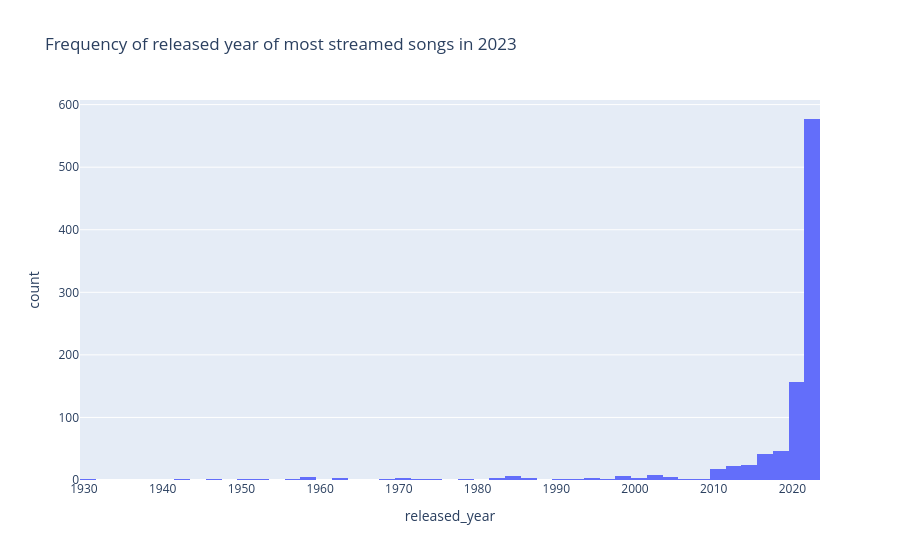

Notebook code for this chart:
### Code cell
# check histogram of released_year
fig = px.histogram(
    df, 
    x='released_year',
    title='Frequency of released year of most streamed songs in 2023'
)

fig.show()

### Figure 1 — Plotly figure (JSON) as saved in the notebook; plotly's stock layout.template omitted (floating-point values rounded to 4 significant figures; data arrays with more than 128 entries replaced by an {"elided": "..."} marker saying what was removed)
{"data": [{"bingroup": "x", "hovertemplate": "released_year=%{x}<br>count=%{y}<extra></extra>", "legendgroup": "", "marker": {"color": "#636efa", "pattern": {"shape": ""}}, "name": "", "orientation": "v", "showlegend": false, "type": "histogram", "x": {"elided": "953 int values"}, "xaxis": "x", "yaxis": "y"}], "layout": {"barmode": "relative", "legend": {"tracegroupgap": 0}, "title": {"text": "Frequency of released year of most streamed songs in 2023"}, "xaxis": {"anchor": "y", "domain": [0, 1], "title": {"text": "released_year"}}, "yaxis": {"anchor": "x", "domain": [0, 1], "title": {"text": "count"}}}}
